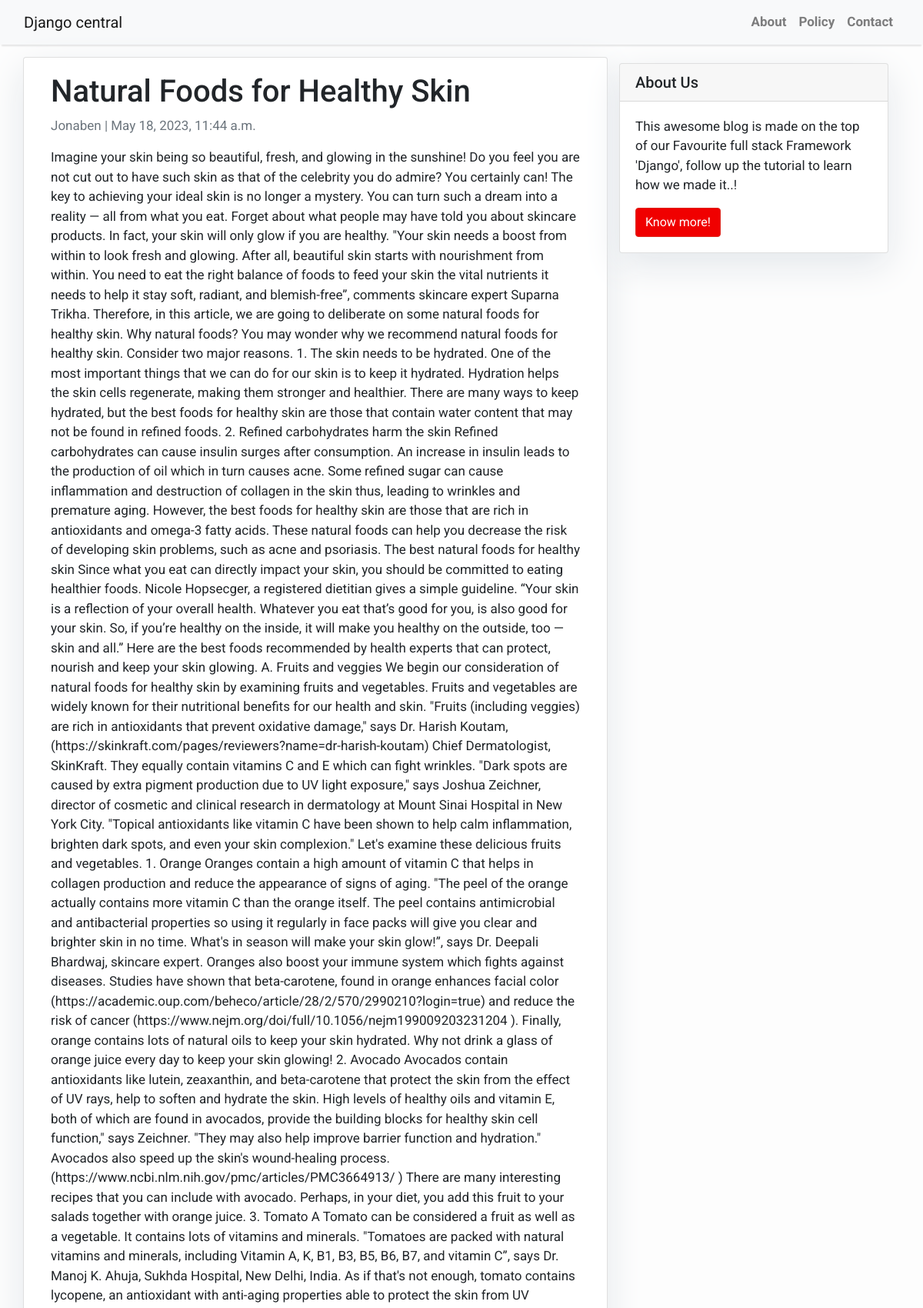
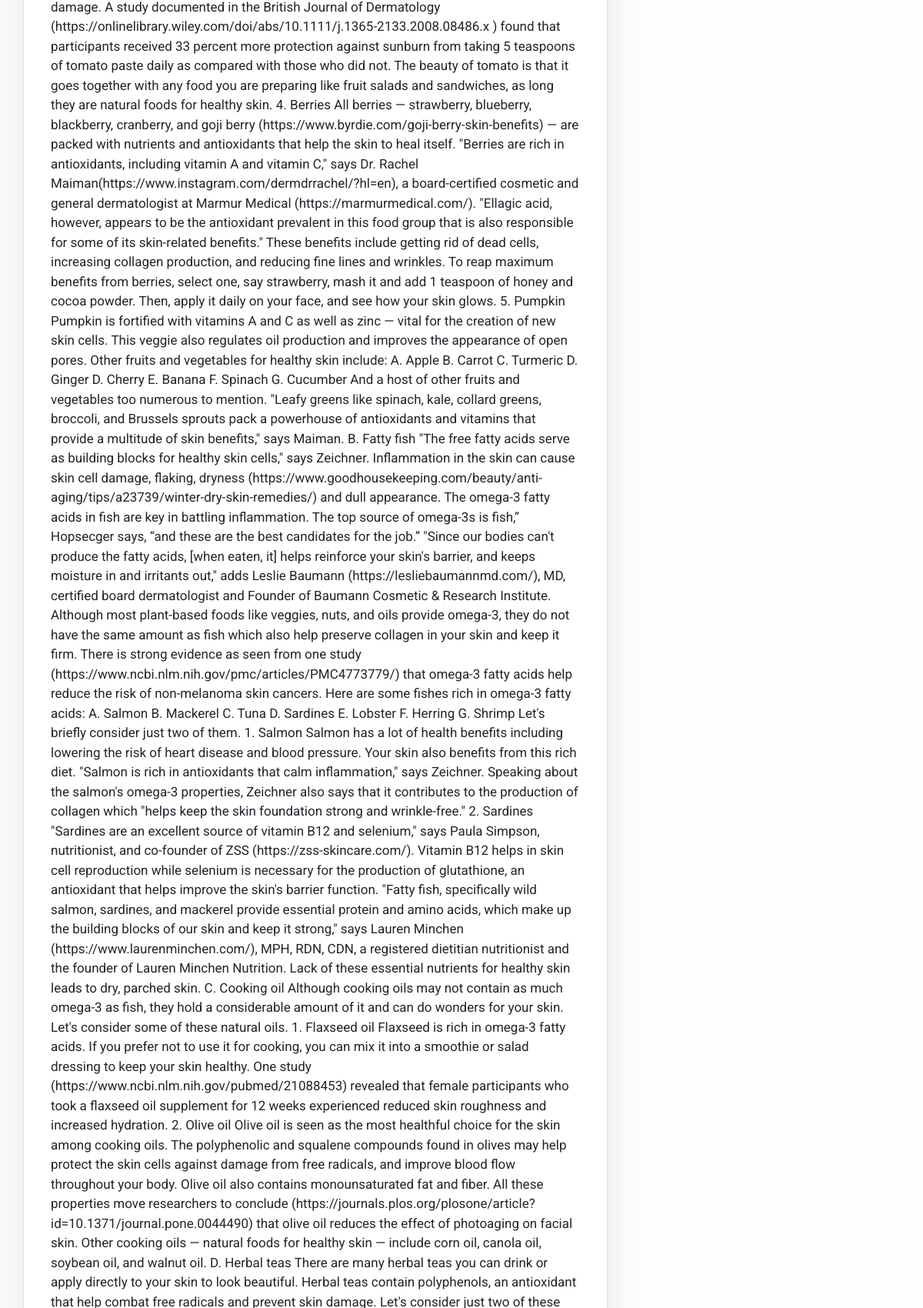
Screenshot of /natural-foods-for-healthy-skin/ (upper part) with the database file from the repository (2 pictures, top to bottom).
### blog/models.py (models this page shows, shortened)
class Post(models.Model):
    author = models.ForeignKey(User, on_delete=models.CASCADE, related_name='blog_posts')
    title = models.CharField(max_length=255, unique=True)
    body = models.TextField()
    slug = models.SlugField(max_length=255, unique=True)
    created_on = models.DateTimeField(auto_now_add=True)
    last_modified = models.DateTimeField(auto_now=True)
    categories = models.ManyToManyField('Category', related_name='posts')
    status = models.IntegerField(choices=STATUS, default=0)
    class Meta:
        ordering = ['-created_on']

### blog/views.py (the view)
# urls.py: path('<slug:slug>/', PostDetail.as_view(), name='post_detail'),
class PostDetail(DetailView):
    model = Post
    template_name = 'post_detail.html'

### templates/post_detail.html
{% extends 'base.html' %} {% block content %}
<div class="container">
  <div class="row">
    <div class="col-md-8 card mb-4  mt-3 left  top">
      <div class="card-body">
        <h1>{% block title %} {{ object.title }} {% endblock title %}</h1>
        <p class=" text-muted">{{ post.author }} | {{ post.created_on }}</p>
        <p class="card-text ">{{ object.body | safe }}</p>
      </div>
    </div>
    {% block sidebar %} {% include 'sidebar.html' %} {% endblock sidebar %}
  </div>
</div>
{% endblock content %}

### templates/base.html (style rules this page uses)
body { font-family: "Roboto", sans-serif; font-size: 17px; background-color: #fdfdfd; }

### templates/sidebar.html (style rules this page uses)
.card { box-shadow: 0 16px 48px #E3E7EB; }

### rows the page displays
Post: title "Natural Foods for Healthy Skin", author "Jonaben", created_on "May 18, 2023, 11:44 a.m."
